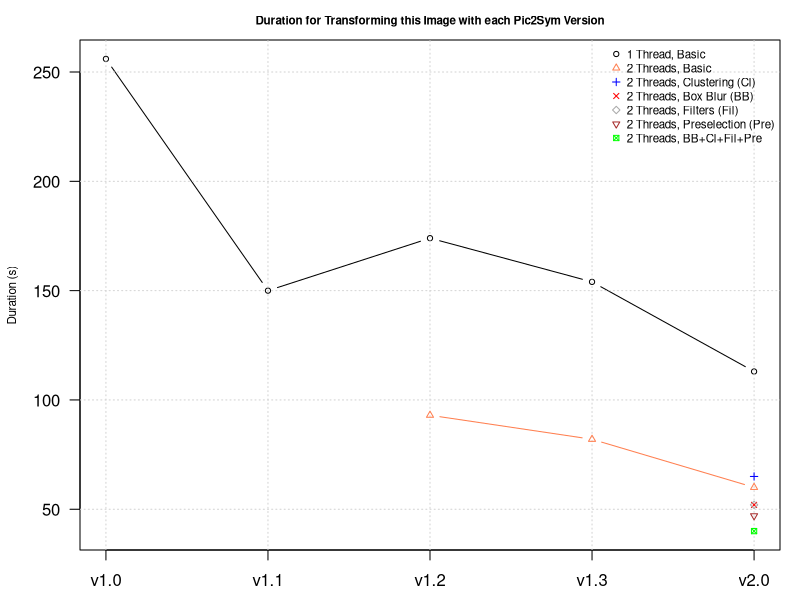
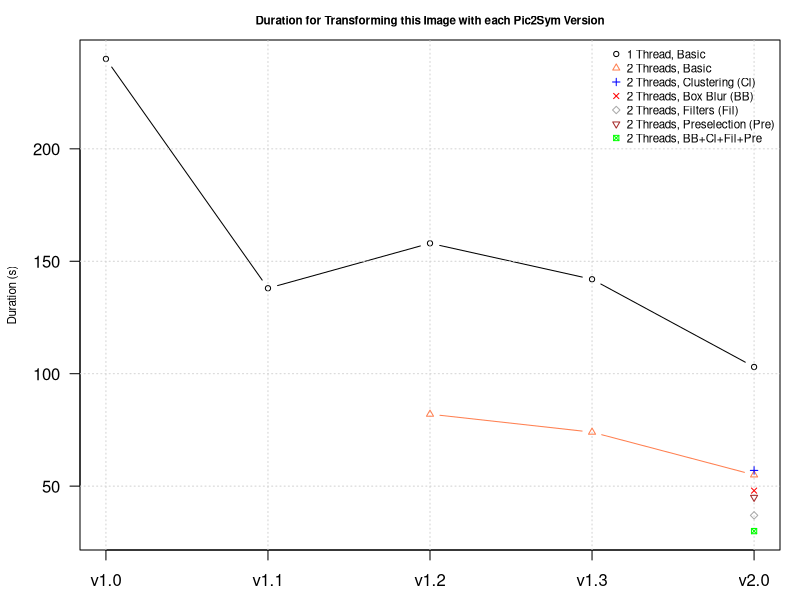
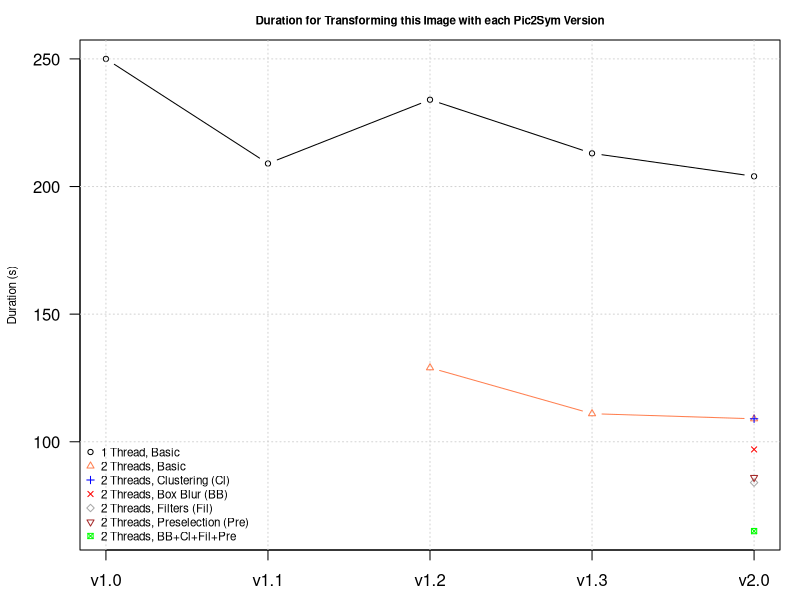
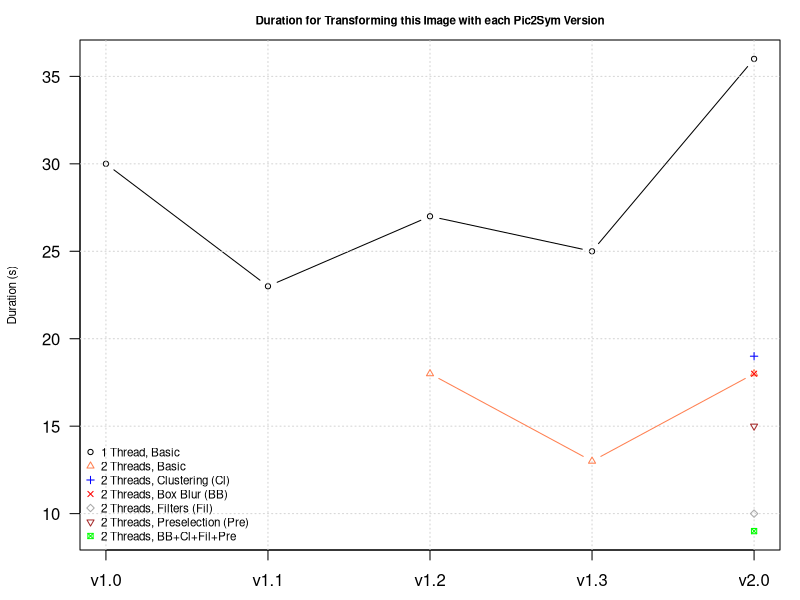
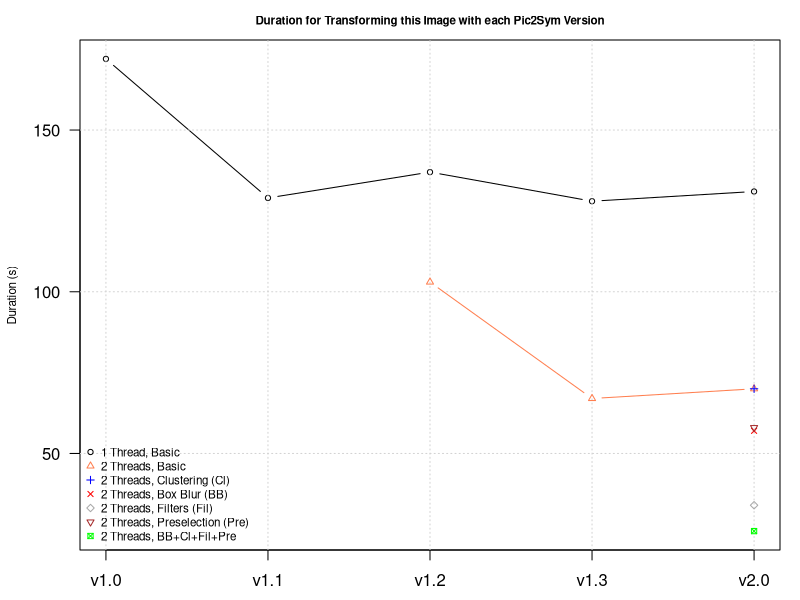
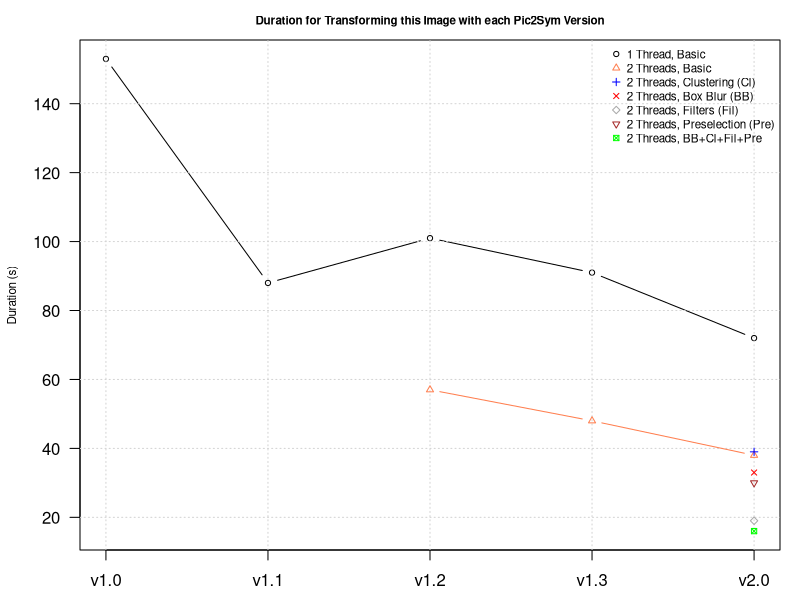
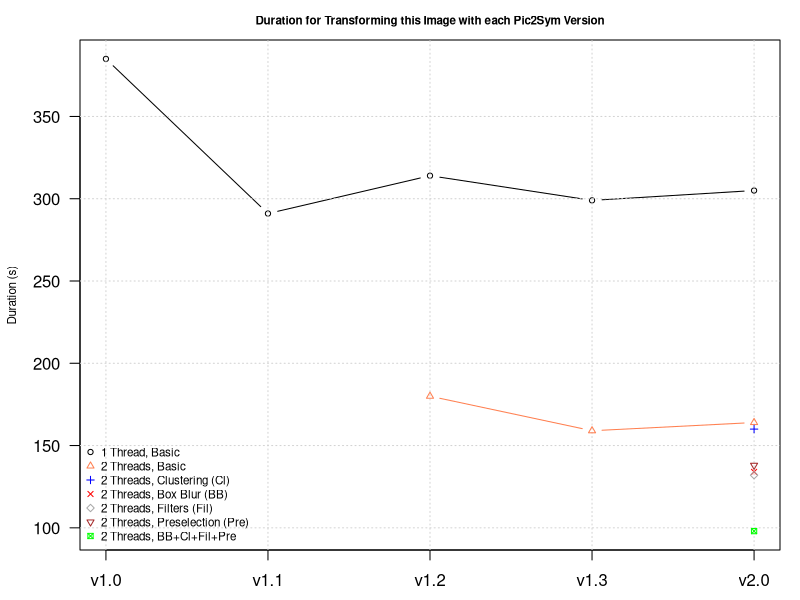
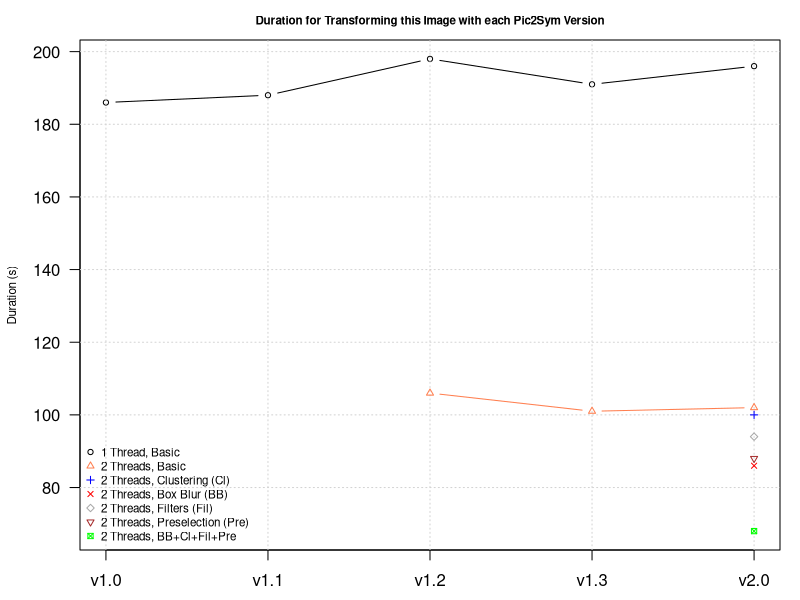

Write the R code that produced these figures, in order.
## ---- chunk 1
knitr::opts_chunk$set(
    echo=T,
    fig.path='./',       # Save figures to current dir
    fig.keep='last',     # Keep last generated figure built within a chunk
    fig.align='center',  # Center horizontally the figures
    fig.asp=0.5)         # Make figures half-width tall
## ---- chunk 2
versions <- c("v1.0", "v1.1", "v1.2", "v1.3", "v2.0")  # x axis

# Monitored evolution criteria from version to version
criteria <- c("1 Thread, Basic", 
              "2 Threads, Basic",
              "2 Threads, Clustering (Cl)",
              "2 Threads, Box Blur (BB)",
              "2 Threads, Filters (Fil)",
              "2 Threads, Preselection (Pre)",
              "2 Threads, BB+Cl+Fil+Pre")

versionsCount <- length(versions)
criteriaCount <- length(criteria)
xrange <- c(1, versionsCount)

cexVal <- 0.7 # Resize factor for plot title, symbols and legend

#colours <- rainbow(criteriaCount, alpha=0.75)      # Didn't provide colors distinct enough
colours <- c("black", "coral", "blue", "red", "darkgray", "brown", "green", "pink", "violet") # Added a few more

# Initializes the values (NA) from the series of times (versionsCount rows by criteriaCount columns)
initValues <- function() {
    return(matrix(NA, versionsCount, criteriaCount,
                  dimnames = list(versions, criteria)))
}

# Displays the series of times (versionsCount rows by criteriaCount columns) by version
renderValues <- function(times, legendPos = "topright") {
    yrange <- range(times, na.rm=T) # Ensure all times fit in the displayed y range of the y axis
    
    # Trimming from the white margins of the figure
    par(mai = c(.5, .8, .4, .2)) # Bottom, left, top and right margins expressed in inches
    
    # First plotted criterion displays the title and the times from the y axis
    plot(times[, "1 Thread, Basic"], xlim=xrange, ylim=yrange, cex=cexVal,
         type="b", pch=1, # using a symbol for the plotted points
         col=colours[1],  # using a certain color for the plotted points & lines
         xlab='', ylab="Duration (s)", cex.lab=cexVal,
         main="Duration for Transforming this Image with each Pic2Sym Version", cex.main=cexVal,
         las=1, # tick values on vertical axis are displayed horizontally
         xaxt="n") #inhibits showing x axis values
    axis(1, at=seq_len(versionsCount), labels=versions) # placing the Pic2Sym versions instead of the x axis values
    grid()

    # Plotting the rest of the criteria
    for(i in 2 : criteriaCount) {
        par(new=TRUE) # Use same plot
        plot(times[, criteria[i]], xlim=xrange, ylim=yrange, cex=cexVal,
             type="b", pch=i, # Each criterion uses a different symbol for its plotted points
             col=colours[i],  # Each criterion uses a different color for its plotted points & lines
             xlab='', ylab='', axes=F, xaxt="n", yaxt="n") # inhibit any axis information
    }
    
    legend(legendPos, legend=criteria,
           cex=cexVal,
           pch=seq_len(criteriaCount),
           col=colours[1:criteriaCount],
           bty="n") # Show no rectangle around the legend
}
## ---- chunk 3
# Section to be placed after first document item ('Results generated ...' from above)
 
#cat("[//]: # Only the Rmd file needs to be edited. Do not change the corresponding md file!")   # This gets generated, but is removed from md file
cat("<a title = 'Only the Rmd file needs to be edited. Do not change the corresponding md file!'>")   # This reaches the md file

## ---- chunk 4
times <- initValues()

times[c("v1.0", "v1.1", "v1.2", "v1.3", "v2.0"), "1 Thread, Basic"] <-
    c(256, 150, 174, 154, 113)

times[c("v1.2", "v1.3", "v2.0"), "2 Threads, Basic"] <-
    c(93, 82, 60)

times["v2.0", c("2 Threads, Clustering (Cl)",
                "2 Threads, Box Blur (BB)",
                "2 Threads, Filters (Fil)",
                "2 Threads, Preselection (Pre)",
                "2 Threads, BB+Cl+Fil+Pre")] <-
    c(65, 52, 52, 47, 40)

renderValues(times)
## ---- chunk 5
times <- initValues()

times[c("v1.0", "v1.1", "v1.2", "v1.3", "v2.0"), "1 Thread, Basic"] <-
    c(240, 138, 158, 142, 103)

times[c("v1.2", "v1.3", "v2.0"), "2 Threads, Basic"] <-
    c(82, 74, 55)

times["v2.0", c("2 Threads, Clustering (Cl)",
                "2 Threads, Box Blur (BB)",
                "2 Threads, Filters (Fil)",
                "2 Threads, Preselection (Pre)",
                "2 Threads, BB+Cl+Fil+Pre")] <-
    c(57, 48, 37, 45, 30)

renderValues(times)
## ---- chunk 6
times <- initValues()

times[c("v1.0", "v1.1", "v1.2", "v1.3", "v2.0"), "1 Thread, Basic"] <-
    c(250, 209, 234, 213, 204)

times[c("v1.2", "v1.3", "v2.0"), "2 Threads, Basic"] <-
    c(129, 111, 109)

times["v2.0", c("2 Threads, Clustering (Cl)",
                "2 Threads, Box Blur (BB)",
                "2 Threads, Filters (Fil)",
                "2 Threads, Preselection (Pre)",
                "2 Threads, BB+Cl+Fil+Pre")] <-
    c(109, 97, 84, 86, 65)

renderValues(times, "bottomleft")
## ---- chunk 7
times <- initValues()

times[c("v1.0", "v1.1", "v1.2", "v1.3", "v2.0"), "1 Thread, Basic"] <-
    c(30, 23, 27, 25, 36)

times[c("v1.2", "v1.3", "v2.0"), "2 Threads, Basic"] <-
    c(18, 13, 18)

times["v2.0", c("2 Threads, Clustering (Cl)",
                "2 Threads, Box Blur (BB)",
                "2 Threads, Filters (Fil)",
                "2 Threads, Preselection (Pre)",
                "2 Threads, BB+Cl+Fil+Pre")] <-
    c(19, 18, 10, 15, 9)

renderValues(times, "bottomleft")
## ---- chunk 8
times <- initValues()

times[c("v1.0", "v1.1", "v1.2", "v1.3", "v2.0"), "1 Thread, Basic"] <-
    c(172, 129, 137, 128, 131)

times[c("v1.2", "v1.3", "v2.0"), "2 Threads, Basic"] <-
    c(103, 67, 70)

times["v2.0", c("2 Threads, Clustering (Cl)",
                "2 Threads, Box Blur (BB)",
                "2 Threads, Filters (Fil)",
                "2 Threads, Preselection (Pre)",
                "2 Threads, BB+Cl+Fil+Pre")] <-
    c(70, 57, 34, 58, 26)

renderValues(times, "bottomleft")
## ---- chunk 9
times <- initValues()

times[c("v1.0", "v1.1", "v1.2", "v1.3", "v2.0"), "1 Thread, Basic"] <-
    c(153, 88, 101, 91, 72)

times[c("v1.2", "v1.3", "v2.0"), "2 Threads, Basic"] <-
    c(57, 48, 38)

times["v2.0", c("2 Threads, Clustering (Cl)",
                "2 Threads, Box Blur (BB)",
                "2 Threads, Filters (Fil)",
                "2 Threads, Preselection (Pre)",
                "2 Threads, BB+Cl+Fil+Pre")] <-
    c(39, 33, 19, 30, 16)

renderValues(times)
## ---- chunk 10
times <- initValues()

times[c("v1.0", "v1.1", "v1.2", "v1.3", "v2.0"), "1 Thread, Basic"] <-
    c(385, 291, 314, 299, 305)

times[c("v1.2", "v1.3", "v2.0"), "2 Threads, Basic"] <-
    c(180, 159, 164)

times["v2.0", c("2 Threads, Clustering (Cl)",
                "2 Threads, Box Blur (BB)",
                "2 Threads, Filters (Fil)",
                "2 Threads, Preselection (Pre)",
                "2 Threads, BB+Cl+Fil+Pre")] <-
    c(160, 134, 132, 138, 98)

renderValues(times, "bottomleft")
## ---- chunk 11
times <- initValues()

times[c("v1.0", "v1.1", "v1.2", "v1.3", "v2.0"), "1 Thread, Basic"] <-
    c(186, 188, 198, 191, 196)

times[c("v1.2", "v1.3", "v2.0"), "2 Threads, Basic"] <-
    c(106, 101, 102)

times["v2.0", c("2 Threads, Clustering (Cl)",
                "2 Threads, Box Blur (BB)",
                "2 Threads, Filters (Fil)",
                "2 Threads, Preselection (Pre)",
                "2 Threads, BB+Cl+Fil+Pre")] <-
    c(100, 86, 94, 88, 68)

renderValues(times, "bottomleft")
